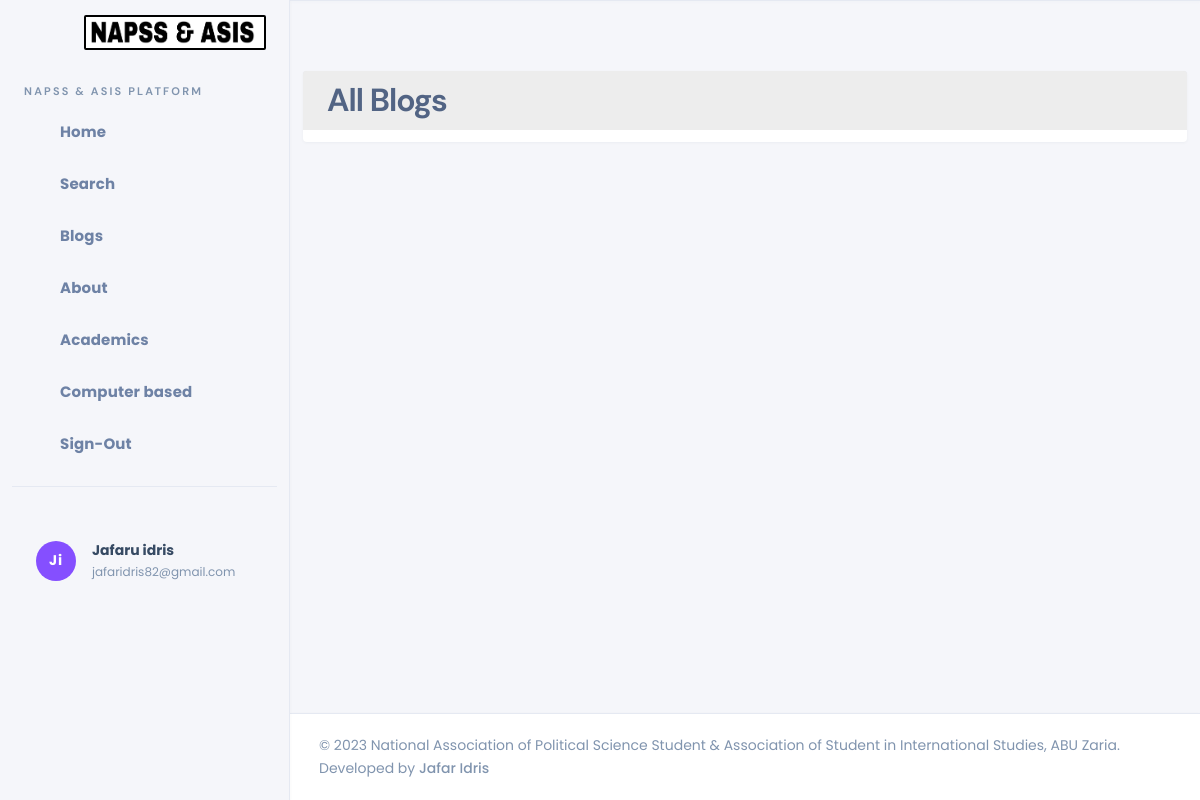
The page /blogs/ (signed in) on the database as committed earlier.
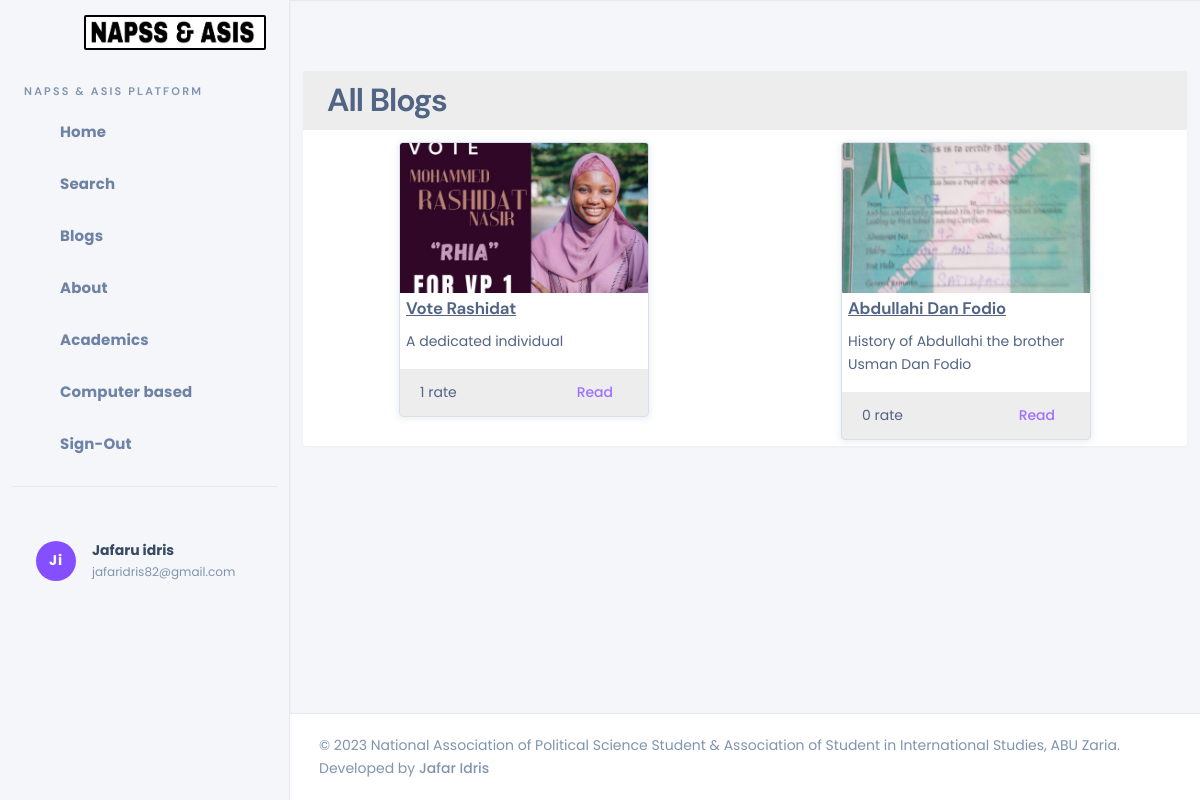
The same page on the database as committed later.
### blog/models.py (models this page shows, shortened)
class BlogPost(models.Model):
  user = models.ForeignKey(User, on_delete=models.CASCADE)
  title = models.CharField(max_length=500)
  desc = models.TextField()
  content = models.TextField()
  cover = models.FileField(upload_to='blog cover', null=True)
  ratings = models.ManyToManyField('Rating', blank=True)
  publish = models.BooleanField(default=False)

### blog/views.py (the view)
# urls.py: path('', blogs, name='blogs'),
def blogs(request):
  blogs = BlogPost.objects.all()
  return render(request, 'blog/index.html', {'blogs':blogs})

### core/contexts.py (called while the page is built)
def project_info(request):
  return INFO

### templates/blog/index.html
{% extends 'base.html' %}
{% block content %}
<div class="card">
  <div class="card-header">
    <h3 class="card-title">All Blogs</h3>
  </div>
  <div class="card-body p-1 d-flex flex-row flex-wrap g-2 mt-1 justify-content-around flex-fill">
    {% for blog in blogs %}
      <div style="height:fit-content;width:250px;" class="card mb-1 border d-flex flex-column p-0">
        <img class="card-img-top h-150px object-fit-cover" src="{{blog.cover.url}}">
        <h6 class="card-title p-1 pb-0 text-decoration-underline">{{blog.title|truncatechars:25}}</h6>
        <p class="card-text p-1 pb-0 pt-0">{{blog.desc|truncatechars:100}}</p>
        <div class="card-footer">
          <p class="d-flex justify-content-between">{{blog.ratings.count}} rate <a href="{% url 'blog:read_blog' blog.id %}"><span>Read</span><em class="ni icon ni-arrow-right"></em></a></p>
        </div>
      </div>
    {% endfor %}
  </div>
</div>
{% endblock content %}

### templates/base.html (shortened to what this page needs)
{% load static %}
<!DOCTYPE html>
<html lang="zxx" class="js">
{% include 'head.html' %}
<body class="nk-body bg-lighter npc-general has-sidebar ">
    <div class="nk-app-root">
        <div class="nk-main ">
            {% include 'sidebar.html' %}
            <div class="nk-wrap ">
                <div class="nk-content p-1">
                    <div class="container-fluid">
                        <div class="nk-content-inner">
                            <div class="nk-content-body">
                                {% block content %}
                                {% endblock content %}
                            </div>
                        </div>
                    </div>
                </div>
                <div class="nk-footer">
                    <div class="container-fluid">
                        <div class="nk-footer-wrap">
                            <div class="nk-footer-copyright"> &copy; 2023 {{pr_long_name}}, ABU Zaria. Developed by <a href="https://softnio.com" target="_blank">Jafar Idris</a>
                            </div>
                        </div>
                    </div>
                </div>
            </div>
        </div>
    </div>
</body>
</html>

### templates/head.html (shortened to what this page needs)
{% load static %}
<head>
    <link rel="stylesheet" href="{% static 'css/style.css' %}">
    <link rel="stylesheet" href="{% static 'css/dashlite.css' %}">
</head>

### templates/sidebar.html (shortened to what this page needs)
 {% load static %}
            <div class="nk-sidebar nk-sidebar-fixed" data-content="sidebarMenu">
                <div class="nk-sidebar-element nk-sidebar-head">
                    <div class="nk-menu-trigger">
                        <a href="#" class="nk-nav-compact nk-quick-nav-icon d-none d-xl-inline-flex" data-target="sidebarMenu"><em class="icon ni ni-menu"></em></a>
                    </div>
                    <div class="nk-sidebar-brand">
                        <a href="/" class="logo-link nk-sidebar-logo">
                            <img class="logo logo-img" src="{% static pr_small_logo %}" alt="logo">
                        </a>
                    </div>
                </div>
                <div class="nk-sidebar-element nk-sidebar-body">
                    <div class="nk-sidebar-content">
                        <div class="nk-sidebar-menu" data-simplebar>
                            <ul class="nk-menu">
                                <li class="nk-menu-heading">
                                    <h6 class="overline-title text-primary-alt">{{pr_short_name}} Platform</h6>
                                </li>
                                <li class="nk-menu-item">
                                    <a href="{% url 'app:index' %}" class="nk-menu-link">
                                        <span class="nk-menu-icon"><em class="icon ni ni-home"></em></span>
                                        <span class="nk-menu-text">Home</span>
                                    </a>
                                </li>
                                <li class="nk-menu-item">
                                    <a href="{% url 'app:search' %}" class="nk-menu-link">
                                        <span class="nk-menu-icon"><em class="icon ni ni-search"></em></span>
                                        <span class="nk-menu-text">Search</span>
                                    </a>
                                </li>
                                <li class="nk-menu-item">
                                    <a href="{% url 'blog:blogs' %}" class="nk-menu-link">
                                        <span class="nk-menu-icon"><em class="icon ni ni-property-alt"></em></span>
                                        <span class="nk-menu-text">Blogs</span>
                                    </a>
                                </li>
                                <li class="nk-menu-item">
                                    <a href="{% url 'app:about' %}" class="nk-menu-link">
                                        <span class="nk-menu-icon"><em class="icon ni ni-info-i"></em></span>
                                        <span class="nk-menu-text">About</span>
                                    </a>
                                </li>
                                <li class="nk-menu-item has-sub">
                                    <a href="#" class="nk-menu-link nk-menu-toggle">
                                        <span class="nk-menu-icon"><em class="icon ni ni-book"></em></span>
                                        <span class="nk-menu-text">Academics</span>
                                    </a>
                                </li>
                                <li class="nk-menu-item">
                                    <a href="{% url 'cbt:cbt' %}" class="nk-menu-link">
                                        <span class="nk-menu-icon"><em class="icon ni ni-monitor"></em></span>
                                        <span class="nk-menu-text">Computer based</span>
                                    </a>
                                </li>
                                <li class="nk-menu-item">
                                  {% if user.is_authenticated %}
                                    <a href="{% url 'auth:user_logout' %}" class="nk-menu-link">
                                        <span class="nk-menu-icon"><em class="icon ni ni-signout"></em></span>
                                        <span class="nk-menu-text">Sign-Out</span>
                                    </a>
                                  {% else %}
                                    <a href="{% url 'auth:user_login' %}" class="nk-menu-link">
                                        <span class="nk-menu-icon"><em class="icon ni ni-signin"></em></span>
                                        <span class="nk-menu-text">Sign-In</span>
                                    </a>
                                  {% endif %}
                                </li>
                                {% if user.is_authenticated %}
                                <li class="nk-menu-item">
                                <div class="divider mt-2"></div>
                                  <div class="card-inner">
                                    <div class="user-card">
                                <div class="user-avatar bg-primary">
                                  <span>{{user.first_name.0}}{{user.last_name.0}}</span>
                                </div>
                                <div class="user-info">
                                  <span class="lead-text">{{user.get_full_name}}</span>
                                  <span class="sub-text">{{user.email}}</span>
                                </div>
                                <div class="user-action">
                                  <div class="dropdown">
                                    <a class="btn btn-icon btn-trigger me-n2" data-bs-toggle="dropdown" href="#"><em class="icon ni ni-more-v"></em></a>
                                  </div>
                                </div>
                              </div>
                                  </div>
                                </li>
                                  {% endif %}
                            </ul>
                        </div>
                    </div>
                </div>
            </div>

### static/css/style.css (style rules this page uses)
* { margin: 0; padding: 0; box-sizing: border-box; font-family: 'Poppins', sans-serif; }
:root { --primary-color: #55acff; }
img.logo { border: 2px solid black; border-radius: 2px; background-color: white; }
a { text-decoration: none; color: var(--primary-color); font-weight: 500; }
p { margin: 5px 0; }
ul, ol { padding-left: 20px; }

Rows that differ between the two databases and show on the page:
added BlogPost: cover (picture), title "Vote Rashidat", desc "A dedicated individual", ratings.count "1"
added BlogPost: cover (picture), title "Abdullahi Dan Fodio", desc "History of Abdullahi the brother Usman Dan Fodio", ratings.count "0"
